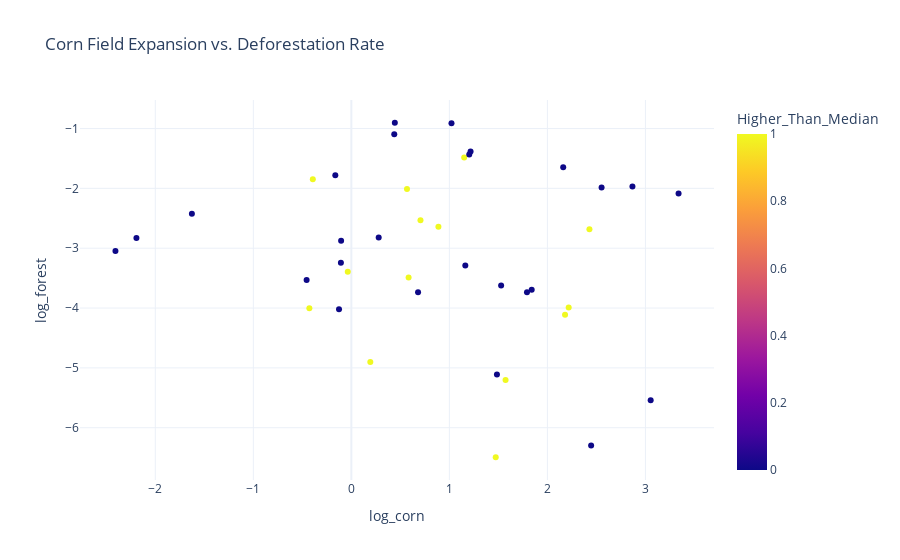

Write notebook code for a chart like this one.
### Code cell
# Create an interactive scatter plot
fig = px.scatter(
    positive_df, 
    x='log_corn', 
    y='log_forest', 
    color='Higher_Than_Median', 
    hover_name='Country',  # Display country name on hover
    title='Corn Field Expansion vs. Deforestation Rate',
    labels={
        'Average_Corn_Field_Expansion_Rate(%)': 'Corn Field Expansion Rate (%)',
        'Average_Deforestation_Rate(%)': 'Deforestation Rate (%)'
    },
    size_max=100,
    template="plotly_white"
)

# Show the interactive plot
fig.show()

### Figure 1 — Plotly figure (JSON) as saved in the notebook; plotly's stock layout.template omitted (floating-point values rounded to 4 significant figures)
{"data": [{"hovertemplate": "<b>%{hovertext}</b><br><br>log_corn=%{x}<br>log_forest=%{y}<br>Higher_Than_Median=%{marker.color}<extra></extra>", "hovertext": ["Albania", "Austria", "Azerbaijan", "Belarus", "Bosnia and Herzegovina", "Bulgaria", "Burundi", "Canada", "Chile", "China", "Costa Rica", "Croatia", "Cuba", "Czechia", "Dominican Republic", "Germany", "India", "Iraq", "Jamaica", "Kazakhstan", "Kuwait", "Kyrgyzstan", "Lebanon", "Lithuania", "Moldova", "Nepal", "Netherlands", "New Caledonia", "New Zealand", "Poland", "Puerto Rico", "Russian Federation", "Slovakia", "Syrian Arab Republic", "Tajikistan", "Türkiye", "Ukraine", "United States", "Uruguay", "Uzbekistan"], "legendgroup": "", "marker": {"color": [0, 0, 0, 0, 0, 0, 0, 1, 1, 1, 0, 0, 0, 0, 0, 1, 1, 1, 0, 1, 0, 0, 0, 0, 0, 0, 0, 0, 1, 1, 0, 1, 0, 0, 0, 1, 1, 1, 0, 1], "coloraxis": "coloraxis", "symbol": "circle"}, "mode": "markers", "name": "", "orientation": "v", "showlegend": false, "type": "scatter", "x": [-0.4565, -0.1066, -1.627, 3.338, -2.193, 1.216, 2.553, 0.5841, -0.3931, 1.151, -0.1636, -2.407, 0.4436, 1.528, 1.203, 0.1935, 0.7052, 1.473, 0.4378, 1.573, 3.054, 1.163, 1.84, 2.868, 0.2791, -0.1045, -0.1258, 2.446, -0.4283, 2.429, 1.022, 2.217, 0.6805, 1.792, 1.485, 0.5675, 2.18, -0.03649, 2.161, 0.8882], "xaxis": "x", "y": [-3.531, -3.244, -2.424, -2.087, -2.831, -1.383, -1.987, -3.489, -1.849, -1.484, -1.782, -3.048, -0.9037, -3.625, -1.436, -4.903, -2.532, -6.493, -1.095, -5.204, -5.54, -3.29, -3.694, -1.968, -2.819, -2.874, -4.019, -6.295, -4.002, -2.685, -0.91, -3.992, -3.738, -3.736, -5.11, -2.012, -4.112, -3.395, -1.649, -2.642], "yaxis": "y"}], "layout": {"coloraxis": {"colorbar": {"title": {"text": "Higher_Than_Median"}}, "colorscale": [[0, "#0d0887"], [0.1111, "#46039f"], [0.2222, "#7201a8"], [0.3333, "#9c179e"], [0.4444, "#bd3786"], [0.5556, "#d8576b"], [0.6667, "#ed7953"], [0.7778, "#fb9f3a"], [0.8889, "#fdca26"], [1, "#f0f921"]]}, "legend": {"tracegroupgap": 0}, "title": {"text": "Corn Field Expansion vs. Deforestation Rate"}, "xaxis": {"anchor": "y", "domain": [0, 1], "title": {"text": "log_corn"}}, "yaxis": {"anchor": "x", "domain": [0, 1], "title": {"text": "log_forest"}}}}
